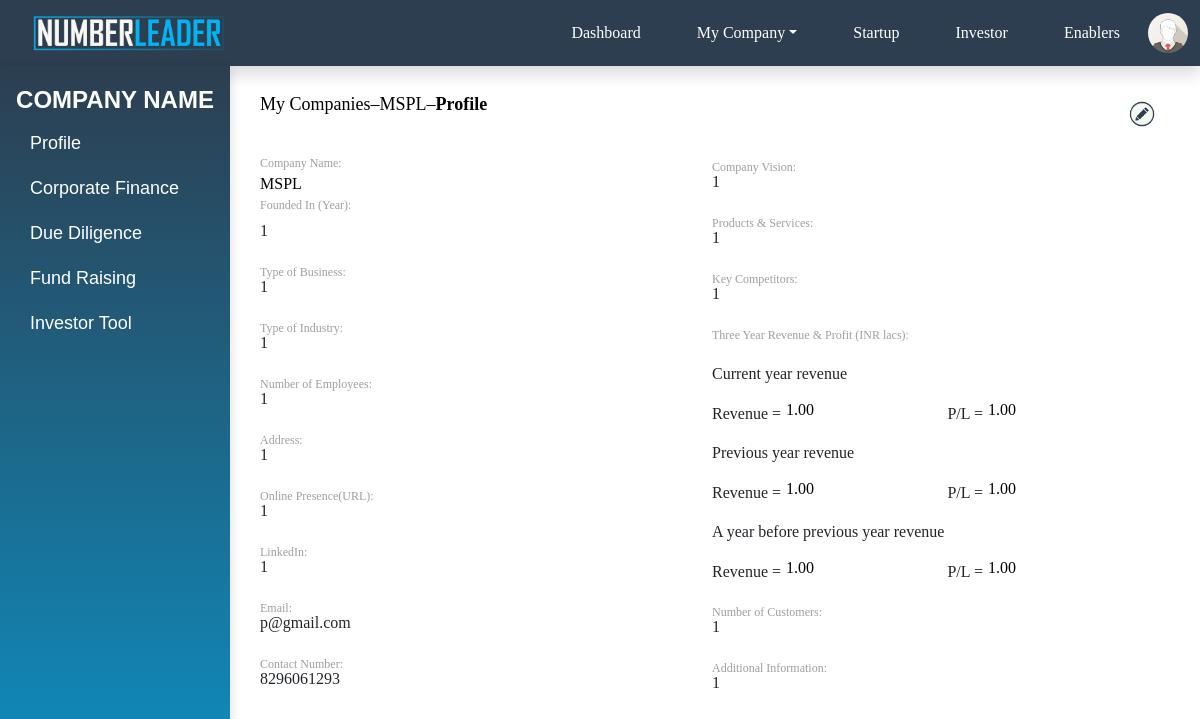
/company_profile/C018/ (signed in), run on the app's committed database.
### app1/models.py (models this page shows, shortened)
class Company(models.Model):
    user_id = models.ForeignKey(User, on_delete=models.CASCADE,related_name='companies')
    company_id = models.CharField(max_length=10, primary_key=True, editable=False)
    name = models.CharField(max_length=100, null=True)
    date_of_incorporation = models.CharField(max_length=5, null=True)
    email = models.EmailField(null=True)
    phone=models.IntegerField(null=True)
    website_url = models.CharField(max_length=100,null=True)
    linkedin_url = models.CharField(max_length=100,null=True)
    business_type = models.CharField(max_length=255, null=True)
    sector = models.CharField(max_length=255, null=True)
    company_type = models.CharField(max_length=10, null=True)
    location = models.CharField(max_length=20, null=True)
    no_of_employees=models.IntegerField(null=True)
    products=models.CharField(max_length=255, null=True)
    competitor=models.CharField(max_length=255, null=True)
    vision=models.CharField(max_length=255, null=True)
    customers=models.IntegerField(null=True)
    current_revenue=models.DecimalField(decimal_places=2, max_digits=25, null=True)
    current_pl=models.DecimalField(decimal_places=2, max_digits=25, null=True)
    previous_revenue=models.DecimalField(decimal_places=2, max_digits=25, null=True)
    previous_pl=models.DecimalField(decimal_places=2, max_digits=25, null=True)
    a_yearbefore_revenue=models.DecimalField(decimal_places=2, max_digits=25, null=True)
    a_yearbefore_pl=models.DecimalField(decimal_places=2, max_digits=25, null=True)
    additional=models.TextField(null=True)
    subscription_type = models.CharField(max_length=10, null=True)

### app1/views.py (the view)
# urls.py: path('company_profile/<str:id>/',companyProfile,name='company_profile'),
def companyProfile(request, id):
    company = get_object_or_404(Company, company_id=id)
    try:
        company_profile = CompanyProfile.objects.get(company_id=id)
    except CompanyProfile.DoesNotExist:
        company_profile = None
    if request.method == 'POST':
            excecutive_summary = request.POST.get('excecutive_summary')
            technology_profile = request.POST.get('technology_profile')
            type_of_industry = request.POST.get('type_of_industry')
            no_of_employees = request.POST.get('no_of_employees')
            ceo = request.POST.get('ceo')
            cfo = request.POST.get('cfo')
            cmo = request.POST.get('cmo')
            vp = request.POST.get('vp')
            company_profile = CompanyProfile(
            company_id=company,  # Associate with the newly created Company instancec
            excecutive_summary=excecutive_summary,
            technology_profile=technology_profile,
            type_of_industry=type_of_industry,
            no_of_employees=no_of_employees,
            ceo=ceo,
            cfo=cfo,
            cmo=cmo,
            vp=vp
            )
            company_profile.save()
            messages.success(request, 'Data saved Successfully')
            return redirect('comprehensive_profile')
    else:
        context = {'company': company,'company_profile': company_profile }
        return render(request, 'investor/basic_information.html', context)

### app1/context_processors.py (called while the page is built)
def custom_user(request):
    user_id = request.session.get('current_user_id')
    if user_id:
        try:
            user = User.objects.get(user_id=user_id)
            return {'current_user': user}
        except User.DoesNotExist:
            pass
    return {'current_user': None}

def custom_subuser(request):
    subuser_id = request.session.get('current_subuser_id')
    if subuser_id:
        try:
            subuser = Team.objects.get(subuser_id=subuser_id)
            return {'current_subuser': subuser}
        except Team.DoesNotExist:
            pass
    return {'current_subuser': None}

### templates/investor/basic_information.html (shortened to what this page needs)
{% include 'admin/company_profile.html' %}
{% load static %}
{% block content %}
<!DOCTYPE html>
<html lang="en">
<head>
    <link rel="stylesheet" href="{% static 'styles.css' %}">
    <link href="https://cdn.jsdelivr.net/npm/bootstrap@5.3.0/dist/css/bootstrap.min.css" rel="stylesheet">
</head>
<body>
    <div class="breadcrumb">
        <span>My Companies</span> &ndash; <span>{{ company.name }}</span> &ndash; <span class="bold-text">Profile</span>
    </div>
    <div class="container mt-4">
        <header class="header">
            <div class="actions text-end">
                <button id="edit-btn" class="btn btn-custom"><img src="{% static 'images/edit.png' %}"></button>
            </div>
        </header >
        <main class="row">
            <section class="col-md-6">
                <div class="info-block">
                    <label for="company-name" style="display: block; margin-bottom: 5px;">Company Name:</label>
                    <input id="company-name" name="company-name" class="editable" type="text" value="{{ company.name|default_if_none:'' }}">
                </div>
                <div class="info-block">
                    <label for="founded-in" style="display: block; margin-bottom: 5px;">Founded In (Year):</label>
                    <p id="founded-in" class="editable" style="display: block; margin-top: 5px;">{{ company.date_of_incorporation|default_if_none:'' }}</p>
                </div>
                <div class="info-block">
                    <label for="business-type">Type of Business:</label>
                    <p id="business-type-display" class="editable">{{ company.business_type|default:"" }}</p>
                </div>
                <div class="info-block">
                    <label for="business-type">Type of Industry:</label>
                    <p id="industry-display" class="editable">{{ company.sector|default:"" }}</p>
                </div>
                <div class="info-block">
                    <label for="number-of-employees">Number of Employees:</label>
                    <p id="number-of-employees" class="editable">{{ company.no_of_employees }}</p>
                </div>
                <div class="info-block">
                    <label for="address">Address:</label>
                    <p id="address" class="editable">{{ company.location }}</p>
                </div>
                <div class="info-block label-and-value">
                    <label for="website">Online Presence(URL):</label>
                    <p id="website" class="editable">{{ company.website_url }}</p>
                </div>
                <div class="info-block label-and-value">
                    <label for="linkedin">LinkedIn:</label>
                    <p id="linkedin" class="editable">{{ company.linkedin_url }}</p>
                </div>
                <div class="info-block label-and-value">
                    <label for="email">Email:</label>
                    <p id="email" class="editable">{{ company.email }}</p>
                </div>
                <div class="info-block label-and-value">
                    <label for="phone">Contact Number:</label>
                    <p id="phone" class="editable">{{ company.phone }}</p>
                </div>
            </section>
            <section class="col-md-6">
                <div class="info-block">
                    <label for="company-vision">Company Vision:</label>
                    <p id="company-vision" class="editable">{{ company.vision }}</p>
                </div>
                <div class="info-block">
                    <label for="products-services">Products & Services:</label>
                    <p id="products-services" class="editable">{{ company.products }}</p>
                </div>
                <div class="info-block">
                    <label for="key-competitors">Key Competitors:</label>
                    <p id="key-competitors" class="editable">{{ company.competitor }}</p>
                </div>
                <div class="info-block" style="margin-bottom: 15px;">
                    <label for="revenue-profit">Three Year Revenue & Profit (INR lacs):</label>
                    <p> Current year revenue</p>
                    <div class="revenue-row">
                        <div class="revenue-block">
                            <span>Revenue = </span>
                            <input id="revenue_current_year" name="revenue_current_year" class="editable" type="number" step="any" value="{{ company.current_revenue }}">
                        </div>
                        <div class="revenue-block">
                            <span>P/L = </span>
                            <input id="profit_current_year" name="profit_current_year" class="editable" type="number" step="any" value="{{ company.current_pl }}">
                        </div>
                    </div>
                    <p>Previous year revenue</p>
                    <div class="revenue-row">
                        <div class="revenue-block">
                            <span>Revenue = </span>
                            <input id="revenue_previous_year" name="revenue_previous_year" class="editable" type="number" step="any" value="{{ company.previous_revenue }}">
                        </div>
                        <div class="revenue-block">
                            <span>P/L = </span>
                            <input id="profit_previous_year" name="profit_previous_year" class="editable" type="number" step="any" value="{{ company.previous_pl }}">
                        </div>
                    </div>
                    <p>A year before previous year revenue</p>
                    <div class="revenue-row" style="margin-bottom: 5px;">
                        <div class="revenue-block">
                            <span>Revenue = </span>
                            <input id="revenue_year_before" name="revenue_year_before" class="editable" type="number" step="any" value="{{ company.a_yearbefore_revenue }}">
                        </div>
                        <div class="revenue-block">
                            <span>P/L = </span>
                            <input id="profit_year_before" name="profit_year_before" class="editable" type="number" step="any" value="{{ company.a_yearbefore_pl }}">
                        </div>
                    </div>
                </div>
                <div class="info-block">
                    <label for="number-of-customers">Number of Customers:</label>
                    <p id="number-of-customers" class="editable">{{ company.customers }}</p>
                </div>
                <div class="info-block">
                    <label for="additional-info">Additional Information:</label>
                    <p id="additional-info" class="editable">{{ company.additional }}</p>
                </div>
            </section>
        </main>
    </div>
</body>
</html>
{% endblock content %}

### static/css/styles.css (style rules this page uses)
input[type="number"] { -moz-appearance: textfield; }
body { font-family: 'Times New Roman','Arial', sans-serif; background-color: var(--bg-color); }
:root { --primary-color: #4a90e2; --secondary-color: #2c3e50; --accent-color: #00eb0c; --text-color: #333; --bg-color: #f4f4f4; }
body { font-family: "Times New Roman", sans-serif; }

### templates/admin/company_profile.html (style rules this page uses)
body { background-color: white; color: #333; }

### templates/investor/basic_information.html (style rules this page uses)
body { overflow-y: auto; height: 100%; }
.btn-custom { background-color: transparent; border: none; color: white; font-size: 16px; display: flex; align-items: center; gap: 10px; margin-left: 98% !important; }
.btn-custom img { width: 40px; height: auto; }
.container { max-width: 80%; padding: 40px; height: 600px; margin-left: 220px; margin-top: -100px !important; scrollbar-width: none; font-family: 'Arial MT Rounded' !important; }
header { text-align: center; margin-bottom: 20px; }
.breadcrumb { font-size: 0.9em; color: grey; }
.info-block { margin-bottom: none; border:none !important; }
.label-and-value { display: block; }
label { flex: 0 0 100px; color: rgb(160, 158, 158); font-size: 12px; margin-right: 2px; margin-bottom: 0px !important; }
.editable { padding: 0; font-weight: regular; border: none; background-color: transparent; font-size: 16px; text-align: left; border-bottom: 1px solid transparent; outline: none; cursor: text; flex: 1; word-wrap: break-word; margin-top: -8px; }
.revenue-row { display: flex; justify-content: space-between; align-items: center; margin-bottom: 15px; }
.revenue-block { display: flex; align-items: center; width: 45%; }
.revenue-block span { margin-right: 5px; }
.editable { min-width: 100px; border-bottom: none; }
.actions { margin-top: 20px; }
button { padding: 10px 20px; font-size: 1em; border: none; border-radius: 5px; cursor: pointer; }
#edit-btn { background-color: white; color: black; margin-top: 0px; outline: none !important; box-shadow: none !important; border: none !important; padding: 0; margin-right: 70%; }
.breadcrumb { font-size: 18px; color: black; flex:1; margin-top: 25px; margin-left: 260px; font-family: 'Arial MT Rounded'; }
.actions { margin-left: auto; }
.bold-text { font-weight: bold; }

### data on the page
Company: name "MSPL", company-name "MSPL", date_of_incorporation "1", business_type "1", sector "1", no_of_employees "1", location "1", website_url "1", linkedin_url "1", email "p@gmail.com", phone "8296061293", vision "1", products "1", competitor "1", revenue_current_year "1.00", profit_current_year "1.00", revenue_previous_year "1.00", profit_previous_year "1.00", revenue_year_before "1.00", profit_year_before "1.00", customers "1", additional "1"
